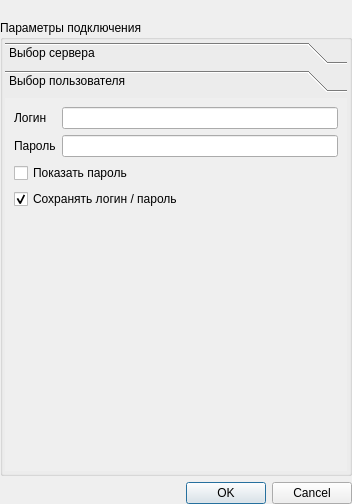
<?xml version="1.0" encoding="UTF-8"?>
<ui version="4.0">
 <class>LoginDialog</class>
 <widget class="QDialog" name="LoginDialog">
  <property name="geometry">
   <rect>
    <x>0</x>
    <y>0</y>
    <width>352</width>
    <height>504</height>
   </rect>
  </property>
  <property name="windowTitle">
   <string>Авторизация пользователя</string>
  </property>
  <property name="modal">
   <bool>true</bool>
  </property>
  <layout class="QVBoxLayout" name="verticalLayout">
   <property name="leftMargin">
    <number>0</number>
   </property>
   <property name="topMargin">
    <number>0</number>
   </property>
   <property name="rightMargin">
    <number>0</number>
   </property>
   <property name="bottomMargin">
    <number>0</number>
   </property>
   <item>
    <widget class="QLabel" name="label_6">
     <property name="text">
      <string>&lt;html&gt;&lt;head/&gt;&lt;body&gt;&lt;p&gt;&lt;img src=&quot;:/images/flash.png&quot;/&gt;&lt;/p&gt;&lt;/body&gt;&lt;/html&gt;</string>
     </property>
    </widget>
   </item>
   <item>
    <widget class="QGroupBox" name="groupBox">
     <property name="title">
      <string>Параметры подключения</string>
     </property>
     <layout class="QVBoxLayout" name="verticalLayout_2">
      <property name="leftMargin">
       <number>2</number>
      </property>
      <property name="topMargin">
       <number>2</number>
      </property>
      <property name="rightMargin">
       <number>2</number>
      </property>
      <property name="bottomMargin">
       <number>2</number>
      </property>
      <item>
       <widget class="QToolBox" name="toolBox">
        <property name="currentIndex">
         <number>1</number>
        </property>
        <widget class="QWidget" name="page">
         <property name="geometry">
          <rect>
           <x>0</x>
           <y>0</y>
           <width>342</width>
           <height>135</height>
          </rect>
         </property>
         <attribute name="label">
          <string>Выбор сервера</string>
         </attribute>
         <layout class="QFormLayout" name="formLayout">
          <item row="1" column="0">
           <widget class="QLabel" name="label">
            <property name="text">
             <string>Адрес сервера</string>
            </property>
           </widget>
          </item>
          <item row="1" column="1">
           <widget class="QLineEdit" name="leHost"/>
          </item>
          <item row="2" column="0">
           <widget class="QLabel" name="label_2">
            <property name="text">
             <string>Порт</string>
            </property>
           </widget>
          </item>
          <item row="2" column="1">
           <widget class="QSpinBox" name="sbPort">
            <property name="minimum">
             <number>1</number>
            </property>
            <property name="maximum">
             <number>65535</number>
            </property>
            <property name="value">
             <number>5432</number>
            </property>
           </widget>
          </item>
          <item row="3" column="0">
           <widget class="QLabel" name="label_3">
            <property name="text">
             <string>База данных</string>
            </property>
           </widget>
          </item>
          <item row="3" column="1">
           <widget class="QLineEdit" name="leDatabase"/>
          </item>
         </layout>
        </widget>
        <widget class="QWidget" name="page_2">
         <property name="geometry">
          <rect>
           <x>0</x>
           <y>0</y>
           <width>342</width>
           <height>135</height>
          </rect>
         </property>
         <attribute name="label">
          <string>Выбор пользователя</string>
         </attribute>
         <layout class="QFormLayout" name="formLayout_2">
          <item row="0" column="0">
           <widget class="QLabel" name="label_4">
            <property name="text">
             <string>Логин</string>
            </property>
           </widget>
          </item>
          <item row="0" column="1">
           <widget class="QLineEdit" name="leLogin">
            <property name="clearButtonEnabled">
             <bool>false</bool>
            </property>
           </widget>
          </item>
          <item row="1" column="0">
           <widget class="QLabel" name="label_5">
            <property name="text">
             <string>Пароль</string>
            </property>
           </widget>
          </item>
          <item row="1" column="1">
           <widget class="QLineEdit" name="lePassword">
            <property name="echoMode">
             <enum>QLineEdit::Password</enum>
            </property>
           </widget>
          </item>
          <item row="3" column="0" colspan="2">
           <widget class="QCheckBox" name="chbShowPass">
            <property name="text">
             <string>Показать пароль</string>
            </property>
           </widget>
          </item>
          <item row="4" column="0" colspan="2">
           <widget class="QCheckBox" name="chbSaveData">
            <property name="text">
             <string>Сохранять логин / пароль</string>
            </property>
            <property name="checked">
             <bool>true</bool>
            </property>
           </widget>
          </item>
         </layout>
        </widget>
       </widget>
      </item>
     </layout>
    </widget>
   </item>
   <item>
    <widget class="QDialogButtonBox" name="buttonBox">
     <property name="orientation">
      <enum>Qt::Horizontal</enum>
     </property>
     <property name="standardButtons">
      <set>QDialogButtonBox::Cancel|QDialogButtonBox::Ok</set>
     </property>
    </widget>
   </item>
  </layout>
  <action name="actErase">
   <property name="icon">
    <iconset>
     <normaloff>:/images/erase</normaloff>:/images/erase</iconset>
   </property>
   <property name="text">
    <string>Стереть</string>
   </property>
   <property name="toolTip">
    <string>Стереть сохраненные логин и пароль</string>
   </property>
  </action>
 </widget>
 <resources/>
 <connections>
  <connection>
   <sender>buttonBox</sender>
   <signal>accepted()</signal>
   <receiver>LoginDialog</receiver>
   <slot>accept()</slot>
   <hints>
    <hint type="sourcelabel">
     <x>250</x>
     <y>404</y>
    </hint>
    <hint type="destinationlabel">
     <x>157</x>
     <y>274</y>
    </hint>
   </hints>
  </connection>
  <connection>
   <sender>buttonBox</sender>
   <signal>rejected()</signal>
   <receiver>LoginDialog</receiver>
   <slot>reject()</slot>
   <hints>
    <hint type="sourcelabel">
     <x>301</x>
     <y>404</y>
    </hint>
    <hint type="destinationlabel">
     <x>286</x>
     <y>274</y>
    </hint>
   </hints>
  </connection>
 </connections>
</ui>
